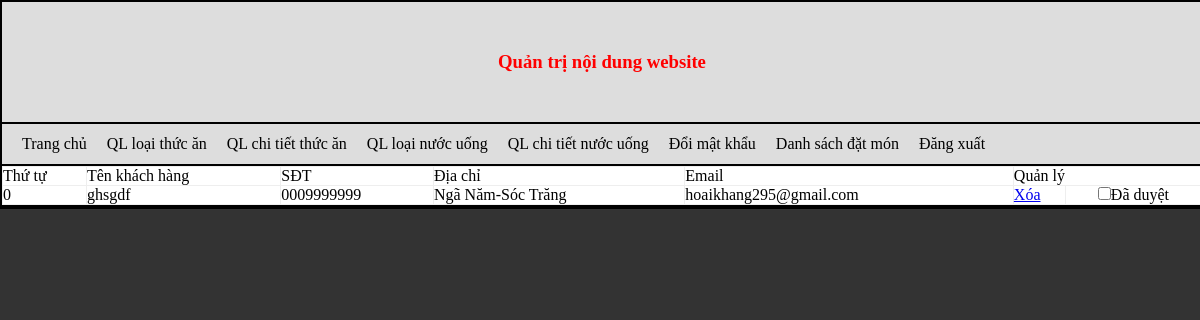
Page /admincp/index.php?quanly=dathang (signed in) on the committed database.
### tables this page shows
CREATE TABLE `thongtinkh` (
  `username` varchar(255) NOT NULL,
  `phone` text NOT NULL,
  `diachi` varchar(255) NOT NULL,
  `email` varchar(255) NOT NULL
);

### admincp/modules/dathang/dathang.php (the view)
<?php
	include_once(dirname(__FILE__).'/../config.php');
	$sql="select * from thongtinkh";
	$kq=mysqli_query($conn,$sql);
?>
<table width="100%" height="auto" border="1">
  <tr bgcolor="red">
  	<td>Thứ tự</td>
    <td>Tên khách hàng</td>
    <td>SĐT</td>
    <td>Địa chỉ</td>
    <td>Email</td>
    <td colspan="2">Quản lý</td>
  </tr>
 <?php
 	$i=0;
 	while($dong=mysqli_fetch_array($kq)){
 ?>
  <tr>
    <td><?php echo $i; ?></td>
    <td><?php echo $dong['username']; ?></td>
    <td><?php echo $dong['phone']; ?></td>
    <td><?php echo $dong['diachi']; ?></td>
    <td><?php echo $dong['email']; ?></td>
	<td><a href="modules/dathang/xuly.php?id=<?php echo $dong['phone']; ?>">Xóa</a></td>
    <td style="text-align:center"><input name="chon" type="checkbox" value="chon" />Đã duyệt</td>
  </tr>
 <?php
 	$i++;
	}
 ?>
</table>

### admincp/style/css.css (style rules this page uses)
table { border-collapse:collapse; }
* { padding:0; margin:0; }
table { background:#CCC; border:0; }
table tr { background:#fff; }
table tr td { background:#fff; }

### rows in the picture
thongtinkh: username "ghsgdf", phone "0009999999", diachi "Ngã Năm-Sóc Trăng", email "hoaikhang295@gmail.com"
